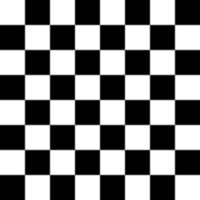
#> input picture skimage.data.checkerboard(), 200 x 200 px
$ python tps_deformation.py
#> lines starting #> are read from the running program, lines starting #| are printed output that depends on the picture
import numpy as np
import matplotlib.pyplot as plt
from skimage import data
from skimage.transform import ThinPlateSplineTransform, warp

# Example image
image = data.checkerboard()
#> image is the input picture: shape (200, 200); min 0, max 255, mean 127.5

# Source keypoints (landmarks) -> need to specify points
src = np.array([[22, 22], [100, 10], [177, 22], [190, 100],
                [177, 177], [100, 188], [22, 177], [10, 100]])

# Target keypoints (desired warped positions) ->need to specify points
dst = np.array([[0, 0], [100, 0], [200, 0], [200, 100],
                [200, 200], [100, 200], [0, 200], [0, 100]])

# Create TPS transform and estimate from target to source
tps = ThinPlateSplineTransform()
tps.estimate(dst, src)  # Note inverse mapping for warp()

# Warp the image using the TPS transform
warped = warp(image, tps)
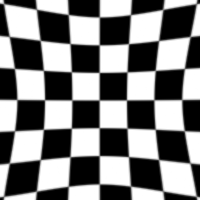
#> warped: shape (200, 200) float64; min 0, max 1, mean 0.5

# Display original and warped images with landmarks
fig, (ax1, ax2) = plt.subplots(1, 2)
ax1.imshow(image, cmap='gray')
ax1.scatter(src[:, 0], src[:, 1], marker='x', color='red')
ax1.set_title('Original Image')

ax2.imshow(warped, cmap='gray', extent=(0, 200, 200, 0))
ax2.scatter(dst[:, 0], dst[:, 1], marker='x', color='red')
ax2.set_title('Warped Image')

plt.show()
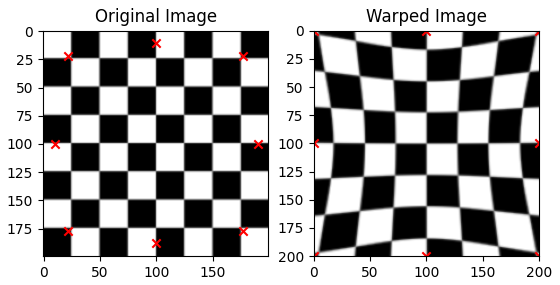
#> figure drawn by matplotlib, 2 panels
# [59 lines of commented-out code are left out]
